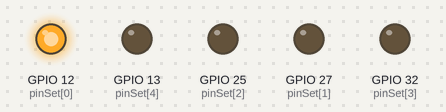
Simulated run of this sketch. Board: ESP32. Parts: output pins drawn as LEDs (lit = HIGH).

Above: at 0.02 s.
At 0.37 s:
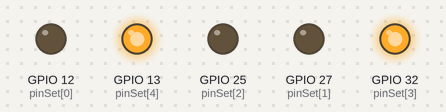
At 0.72 s:
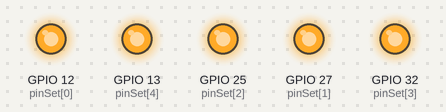
At 1.47 s:
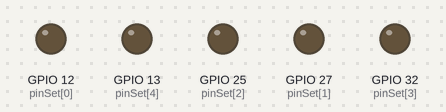
At 2.17 s:
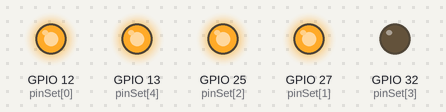
At 2.92 s:
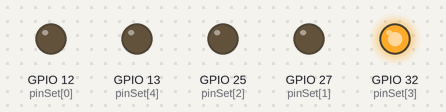
Timing chart, 0 to 3.2 s (numbered marks = the images above):
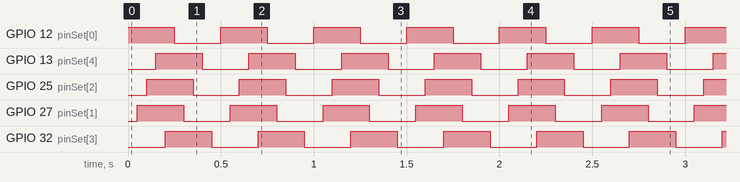

Measured:
- by itself, GPIO 12 (pinSet[0]), GPIO 13 (pinSet[4]), GPIO 25 (pinSet[2]), GPIO 27 (pinSet[1]), GPIO 32 (pinSet[3]): alternates HIGH for 0.25 s and LOW for 0.25 s
- by itself, everything shown: repeats every 1.0 s, in 7 steps

The sketch:

new_pattern_bulb_serial.ino
```cpp
void setup() {
  int pinSet[] = {12,27,25,32,13};
   for (int i = 0; i < (sizeof(pinSet)/sizeof(pinSet[0])); i++){
     pinMode(pinSet[i],OUTPUT);
   }

 }

 void loop() {
   int pinSet[] = {12,27,25,13,32};
   int arrLen = (sizeof(pinSet)/sizeof(pinSet[0]));

     for (int i = 0; i < arrLen ; i++){
      digitalWrite(pinSet[i],HIGH);
      delay(50);
      }

     for (int i = 0; i < arrLen ; i++){
      digitalWrite(pinSet[i],LOW);
      delay(50);
      }

    }
```
